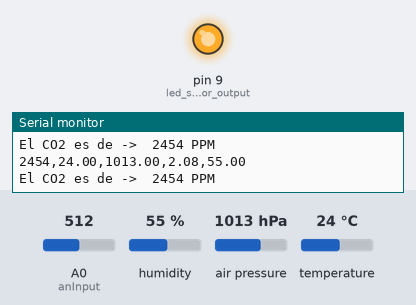
The sketch below on a simulated Arduino Uno, built with avr-gcc and run on an emulated ATmega328P. Parts: output pins drawn as LEDs (lit = HIGH), the last lines printed to the serial monitor. The inputs (shaded band) are chosen by the test bench; at power-on: A0 (anInput) = 512, humidity 55 %, air pressure 1013 hPa, temperature 24 °C. Storage starts empty.

Above: at 1.2 s.
1.3 s: A0 (anInput) set to 196
4.3 s: A0 (anInput) set to 180
At 4.8 s:
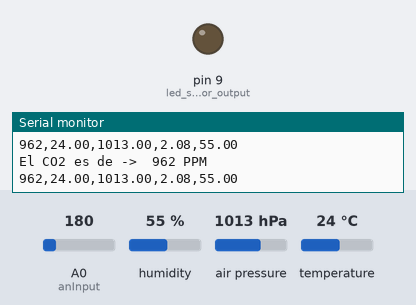
5.9 s: A0 (anInput) set to 306
At 6.4 s:
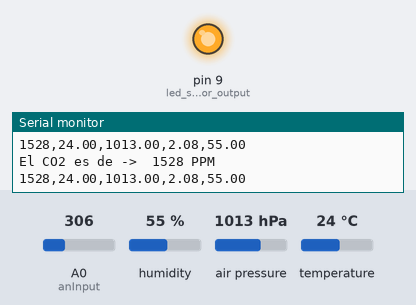
10.4 s: A0 (anInput) set to 30
At 10.8 s:
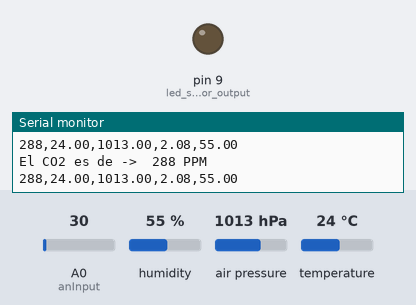
Timing chart, 0 to 13.0 s (numbered marks = the images above; inputs shaded):
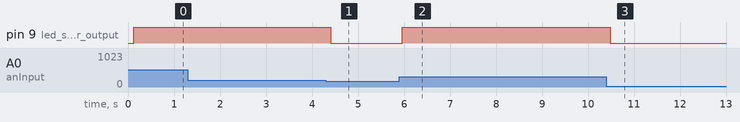

The sketch:

AmbientMeter.ino
```cpp
/*
 * Carbon Dioxide Parts Per Million Meter
 * CO2PPM
 *
 * learnelectronics
 * 26 MAR 2017
 *
 * Reference:
 * www.youtube.com/c/learnelectronics
 * arduino0169@gmail.com
 */

/*
 * Atmospheric CO2 Level..............400ppm
 * Average indoor co2.............350-450ppm
 * Maxiumum acceptable co2...........1000ppm
 * Dangerous co2 levels.............>2000ppm
 */


//---------------------------------------------------------------------------------------------------------------
//                                                  LIBRARIES
//---------------------------------------------------------------------------------------------------------------
#include <Wire.h>
#include <SPI.h>
#include <SD.h>
#include <Adafruit_Sensor.h>
#include <Adafruit_BME280.h>


//---------------------------------------------------------------------------------------------------------------
//                                                   DEFINES
//---------------------------------------------------------------------------------------------------------------
#define anInput     A0                        //analog feed from MQ135
#define co2Zero     55                        //calibrated CO2 0 level
#define BME_SCK 8                            //puertos del sensor
#define BME_MISO 7
#define BME_MOSI 6
#define BME_CS 5
#define SEALEVELPRESSURE_HPA (1013.25)        //pressure constante (sea level)


//---------------------------------------------------------------------------------------------------------------
//                                                LIBRARY CALL
//---------------------------------------------------------------------------------------------------------------

Adafruit_BME280 bme(BME_CS);

//---------------------------------------------------------------------------------------------------------------
//                                                  SETUP
//---------------------------------------------------------------------------------------------------------------

unsigned long delayTime;


void setup() {

  pinMode(anInput,INPUT);                     //MQ135 analog feed set for input
  pinMode(9,OUTPUT);                        //led set for output
  Serial.begin(9600);                        //serial comms for debuging

  Serial.print("Initializing SD card...");

  // see if the card is present and can be initialized:
  if (!SD.begin(4)) {
    Serial.println("Card failed, or not present");
    // don't do anything more:
    while (1);
  }

  Serial.println("card initialized.");


while(!Serial);    // time to get serial running
    Serial.println(F("BME280 test"));

    unsigned status;

    // default settings
    // (you can also pass in a Wire library object like &Wire2)
    status = bme.begin();
    if (!status) {
        Serial.println("Could not find a valid BME280 sensor, check wiring, address, sensor ID!");
        Serial.print("SensorID was: 0x"); Serial.println(bme.sensorID(),16);
        Serial.print("        ID of 0xFF probably means a bad address, a BMP 180 or BMP 085\n");
        Serial.print("   ID of 0x56-0x58 represents a BMP 280,\n");
        Serial.print("        ID of 0x60 represents a BME 280.\n");
        Serial.print("        ID of 0x61 represents a BME 680.\n");
        while (1);
    }

    Serial.println("-- Default Test --");
    delayTime = 1000;

    Serial.println();

}
//---------------------------------------------------------------------------------------------------------------
//                                               MAIN LOOP
//---------------------------------------------------------------------------------------------------------------
void loop() {
  String dataString = "";
  //---------------------------------------CO2 SENSOR--------------------------------------------------------
  int co2now[10];                               //int array for co2 readings
  int co2raw = 0;                               //int for raw value of co2
  int co2comp = 0;                              //int for compensated co2
  int co2ppm = 0;                               //int for calculated ppm
  int zzz = 0;                                  //int for averaging


  for (int x = 0;x<10;x++){                   //samplpe co2 10x over 2 seconds
      co2now[x]=analogRead(A0);
      delay(10);
    }

  for (int x = 0;x<10;x++){                     //add samples together
      zzz=zzz + co2now[x];
    }

    co2raw = zzz/10;                            //divide samples by 10
    co2comp = co2raw - co2Zero;                 //get compensated value
    co2ppm = map(co2comp,0,1023,400,5000);      //map value for atmospheric levels

    dataString += co2ppm;
    dataString += ",";
    Serial.print("El CO2 es de ->  ");
    Serial.print(co2ppm);
    Serial.println(" PPM");
    if(co2ppm>999){                             //if co2 ppm > 1000
      digitalWrite(9,HIGH);                   //turn on led
    }

    else {                                       //if not
      digitalWrite(9,LOW);                    //turn off led
    }


   //-----------------------------------------TEMP MEASURE----------------------------------------------

   // Serial.print("Temperature = ");
    //float temp = bme.readTemperature();
    dataString += String(bme.readTemperature());
    dataString += ",";
    //Serial.print(temp);
    //Serial.println(" *C");


   //-----------------------------------------PRESSURE MEASURE----------------------------------------------

    //Serial.print("Pressure = ");
    //float pressure = bme.readPressure() / 100.0F;
    dataString += String(bme.readPressure() / 100.0F);
    dataString += ",";
    //Serial.print(pressure);
    //Serial.println(" hPa");


   //-----------------------------------------ALTITUDE MEASURE----------------------------------------------
    //Serial.print("Approx. Altitude = ");
    //float altitude = bme.readAltitude(SEALEVELPRESSURE_HPA);
    dataString += String(bme.readAltitude(SEALEVELPRESSURE_HPA));
    dataString += ",";
    //Serial.print(altitude);
    //Serial.println(" m");

   //-----------------------------------------HUMIDITY MEASURE----------------------------------------------

    //Serial.print("Humidity = ");
    //float humidity = bme.readHumidity();
    dataString += String(bme.readHumidity());
    //Serial.print(humidity);
    //Serial.println(" %");


    //---------------------------------------STORE THE DATA -------------------------------------------------

    File dataFile = SD.open("dataset.txt", FILE_WRITE);

    if(dataFile){
      dataFile.println(dataString);
      dataFile.close();

      Serial.println(dataString);

    }

    else{
      Serial.println("Error opening dataset.txt");
    }


}
```

Measured:
- the behaviour switches between 189 and 188 on A0 (anInput) (found by bisection; images 0 and 1)
- after the input at 4.3 s, pin 9 (led_set_for_output): HIGH → LOW after 0.11 s
- after the input at 5.9 s, pin 9 (led_set_for_output): LOW → HIGH after 0.06 s
- after the input at 10.4 s, pin 9 (led_set_for_output): HIGH → LOW after 0.08 s
